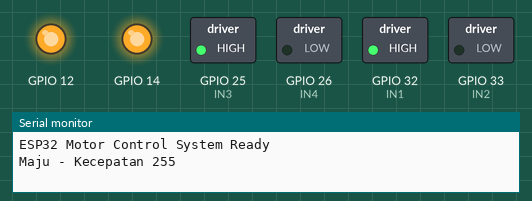
Simulated run of this sketch. Board: ESP32. On the bench: switched loads named in the sketch (green lamp = pin HIGH), output pins drawn as LEDs (lit = HIGH), the last lines printed to the serial monitor.

Above: at 0.05 s.
At 2.9 s:
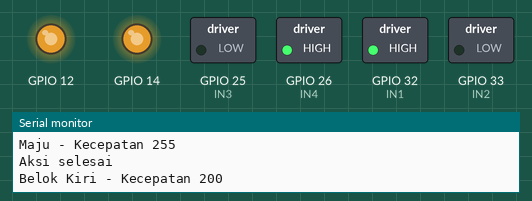
At 5.75 s:
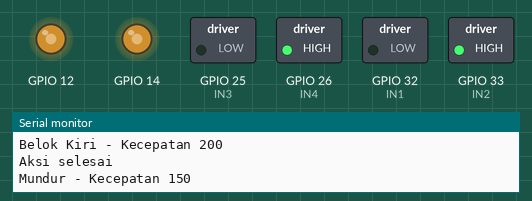
At 7.45 s:
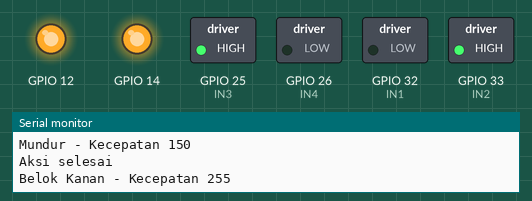
At 9.55 s:
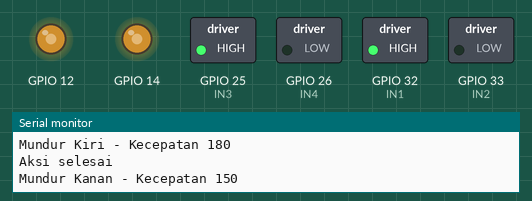
At 11.45 s:
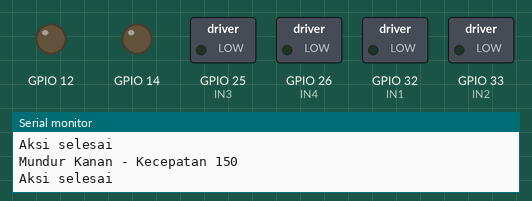
Timing chart, 0 to 15.0 s (numbered marks = the images above):
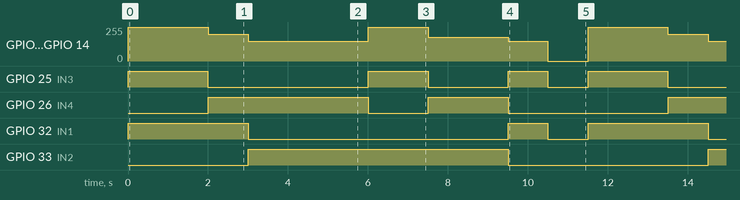

The sketch:

carmillisesp.ino
```cpp
// Deklarasi pin untuk ESP32

#define IN1 32   // Motor 1 A
#define IN2 33   // Motor 1 B
#define IN3 25   // Motor 2 A
#define IN4 26   // Motor 2 B
#define ENA 14   // Motor 1 Enable (PWM)
#define ENB 12   // Motor 2 Enable (PWM)

// Konfigurasi PWM ESP32
const int freq = 5000;     // Frekuensi PWM
const int resolution = 8;  // Resolusi 8-bit (0-255)
const int pwmChannelA = 0; // Channel PWM 0 untuk motor A
const int pwmChannelB = 1; // Channel PWM 1 untuk motor B

// Variabel untuk millis()
unsigned long previousMillis = 0;
unsigned long currentMillis = 0;
int currentAction = 0;
bool isRunning = false;
int currentSpeed = 0;
unsigned long actionDuration = 0;

void setupPWM() {
  // Konfigurasi PWM untuk ESP32
  ledcAttachChannel(ENA, freq, resolution, pwmChannelA);
  ledcAttachChannel(ENB, freq, resolution, pwmChannelB);
}

// Fungsi untuk mengontrol motor maju
void motorMaju(int kecepatan) {
  ledcWrite(ENA, kecepatan);  // Mengatur kecepatan motor 1
  ledcWrite(ENB, kecepatan);  // Mengatur kecepatan motor 2
  digitalWrite(IN1, HIGH);            // Motor 1 maju
  digitalWrite(IN2, LOW);             // Motor 1 maju
  digitalWrite(IN3, HIGH);            // Motor 2 maju
  digitalWrite(IN4, LOW);             // Motor 2 maju
}

// Fungsi untuk mengontrol motor mundur
void motorMundur(int kecepatan) {
  ledcWrite(ENA, kecepatan);  // Mengatur kecepatan motor 1
  ledcWrite(ENB, kecepatan);  // Mengatur kecepatan motor 2
  digitalWrite(IN1, LOW);             // Motor 1 mundur
  digitalWrite(IN2, HIGH);            // Motor 1 mundur
  digitalWrite(IN3, LOW);             // Motor 2 mundur
  digitalWrite(IN4, HIGH);            // Motor 2 mundur
}

// Fungsi untuk mengontrol motor belok kiri
void motorBelokKiri(int kecepatan) {
  ledcWrite(ENA, kecepatan);  // Mengatur kecepatan motor 1
  ledcWrite(ENB, kecepatan);  // Mengatur kecepatan motor 2
  digitalWrite(IN1, HIGH);            // Motor 1 maju
  digitalWrite(IN2, LOW);             // Motor 1 maju
  digitalWrite(IN3, LOW);             // Motor 2 mundur
  digitalWrite(IN4, HIGH);            // Motor 2 mundur
}

// Fungsi untuk mengontrol motor belok kanan
void motorBelokKanan(int kecepatan) {
  ledcWrite(ENA, kecepatan);  // Mengatur kecepatan motor 1
  ledcWrite(ENB, kecepatan);  // Mengatur kecepatan motor 2
  digitalWrite(IN1, LOW);             // Motor 1 mundur
  digitalWrite(IN2, HIGH);            // Motor 1 mundur
  digitalWrite(IN3, HIGH);            // Motor 2 maju
  digitalWrite(IN4, LOW);             // Motor 2 maju
}

// Fungsi untuk mengontrol motor mundur kiri
void motorMundurKiri(int kecepatan) {
  ledcWrite(ENA, kecepatan);  // Mengatur kecepatan motor 1
  ledcWrite(ENB, kecepatan);  // Mengatur kecepatan motor 2
  digitalWrite(IN1, LOW);             // Motor 1 mundur
  digitalWrite(IN2, HIGH);            // Motor 1 mundur
  digitalWrite(IN3, LOW);             // Motor 2 mundur
  digitalWrite(IN4, HIGH);            // Motor 2 mundur
}

// Fungsi untuk mengontrol motor mundur kanan
void motorMundurKanan(int kecepatan) {
  ledcWrite(ENA, kecepatan);  // Mengatur kecepatan motor 1
  ledcWrite(ENB, kecepatan);  // Mengatur kecepatan motor 2
  digitalWrite(IN1, HIGH);            // Motor 1 maju
  digitalWrite(IN2, LOW);             // Motor 1 maju
  digitalWrite(IN3, HIGH);            // Motor 2 maju
  digitalWrite(IN4, LOW);             // Motor 2 maju
}

// Fungsi untuk menghentikan motor
void stopMotor() {
  digitalWrite(IN1, LOW);  // Motor 1 berhenti
  digitalWrite(IN2, LOW);  // Motor 1 berhenti
  digitalWrite(IN3, LOW);  // Motor 2 berhenti
  digitalWrite(IN4, LOW);  // Motor 2 berhenti
  ledcWrite(ENA, 0); // Matikan PWM motor 1
  ledcWrite(ENB, 0); // Matikan PWM motor 2
  isRunning = false;
}

// Fungsi untuk memulai aksi motor
void startAction(int action, int kecepatan, unsigned long durasi) {
  currentAction = action;
  currentSpeed = kecepatan;
  actionDuration = durasi;
  previousMillis = millis();
  isRunning = true;

  switch(action) {
    case 1: motorMaju(kecepatan); break;
    case 2: motorMundur(kecepatan); break;
    case 3: motorBelokKiri(kecepatan); break;
    case 4: motorBelokKanan(kecepatan); break;
    case 5: motorMundurKiri(kecepatan); break;
    case 6: motorMundurKanan(kecepatan); break;
    default: stopMotor(); break;
  }
}

void setup() {
  // Inisialisasi pin sebagai output
  pinMode(IN1, OUTPUT);
  pinMode(IN2, OUTPUT);
  pinMode(IN3, OUTPUT);
  pinMode(IN4, OUTPUT);

  // Setup PWM ESP32
  setupPWM();

  Serial.begin(115200);
  Serial.println("ESP32 Motor Control System Ready");
}

void loop() {
  currentMillis = millis();

  // Jika tidak ada aksi yang berjalan, mulai urutan berikutnya
  if (!isRunning) {
    // Urutan aksi yang akan dijalankan
    static int sequenceStep = 0;

    switch(sequenceStep) {
      case 0:
        startAction(1, 255, 2000);    // Maju 2 detik
        Serial.println("Maju - Kecepatan 255");
        break;
      case 1:
        startAction(3, 200, 1000);    // Belok kiri 1 detik
        Serial.println("Belok Kiri - Kecepatan 200");
        break;
      case 2:
        startAction(2, 150, 3000);    // Mundur 3 detik
        Serial.println("Mundur - Kecepatan 150");
        break;
      case 3:
        startAction(4, 255, 1500);    // Belok kanan 1.5 detik
        Serial.println("Belok Kanan - Kecepatan 255");
        break;
      case 4:
        startAction(5, 180, 2000);    // Mundur kiri 2 detik
        Serial.println("Mundur Kiri - Kecepatan 180");
        break;
      case 5:
        startAction(6, 150, 1000);    // Mundur kanan 1 detik
        Serial.println("Mundur Kanan - Kecepatan 150");
        break;
      case 6:
        stopMotor();
        delay(1000);                 // Berhenti 1 detik
        Serial.println("Berhenti");
        break;
    }

    sequenceStep = (sequenceStep + 1) % 7; // Loop melalui urutan
  }

  // Periksa apakah waktu aksi saat ini sudah selesai
  if (isRunning && (currentMillis - previousMillis >= actionDuration)) {
    stopMotor();
    Serial.println("Aksi selesai");
  }
}
```

Measured:
- by itself, GPIO 25 (IN3): repeats every 11.5 s: LOW 4.0 s, HIGH 1.5 s, LOW 2.0 s, HIGH 1.0 s, LOW 1.0 s, HIGH 2.0 s
- by itself, GPIO 26 (IN4): repeats every 11.5 s: LOW 1.5 s, HIGH 2.0 s, LOW 4.0 s, HIGH 4.0 s
- by itself, GPIO 32 (IN1): repeats every 11.5 s: LOW 6.5 s, HIGH 1.0 s, LOW 1.0 s, HIGH 3.0 s
- by itself, GPIO 33 (IN2): alternates HIGH for 6.5 s and LOW for 5.0 s
- by itself, GPIO 12, GPIO 14: repeats every 11.5 s: 199/255 1.0 s, 149/255 3.0 s, 255/255 1.5 s, 179/255 2.0 s, 149/255 1.0 s, 0/255 1.0 s, 255/255 2.0 s
